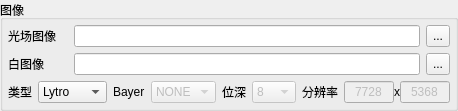
       <widget class="QGroupBox" name="groupBoxInfo">
        <property name="sizePolicy">
         <sizepolicy hsizetype="Minimum" vsizetype="Minimum">
          <horstretch>0</horstretch>
          <verstretch>0</verstretch>
         </sizepolicy>
        </property>
        <property name="title">
         <string>图像</string>
        </property>
        <layout class="QVBoxLayout" name="verticalLayout_5">
         <property name="leftMargin">
          <number>5</number>
         </property>
         <property name="topMargin">
          <number>5</number>
         </property>
         <property name="rightMargin">
          <number>5</number>
         </property>
         <property name="bottomMargin">
          <number>5</number>
         </property>
         <item>
          <layout class="QGridLayout" name="gridLayoutInfo" columnstretch="0,1,0">
           <property name="leftMargin">
            <number>0</number>
           </property>
           <property name="topMargin">
            <number>0</number>
           </property>
           <property name="rightMargin">
            <number>0</number>
           </property>
           <property name="bottomMargin">
            <number>0</number>
           </property>
           <item row="0" column="1">
            <widget class="QLineEdit" name="lineEditLFP">
             <property name="sizePolicy">
              <sizepolicy hsizetype="Minimum" vsizetype="Minimum">
               <horstretch>0</horstretch>
               <verstretch>0</verstretch>
              </sizepolicy>
             </property>
             <property name="readOnly">
              <bool>true</bool>
             </property>
            </widget>
           </item>
           <item row="1" column="0">
            <widget class="QLabel" name="labelWhite">
             <property name="sizePolicy">
              <sizepolicy hsizetype="Preferred" vsizetype="Minimum">
               <horstretch>0</horstretch>
               <verstretch>0</verstretch>
              </sizepolicy>
             </property>
             <property name="minimumSize">
              <size>
               <width>60</width>
               <height>0</height>
              </size>
             </property>
             <property name="maximumSize">
              <size>
               <width>16777215</width>
               <height>16777215</height>
              </size>
             </property>
             <property name="text">
              <string>白图像</string>
             </property>
            </widget>
           </item>
           <item row="0" column="0">
            <widget class="QLabel" name="labelLFP">
             <property name="sizePolicy">
              <sizepolicy hsizetype="Preferred" vsizetype="Minimum">
               <horstretch>0</horstretch>
               <verstretch>0</verstretch>
              </sizepolicy>
             </property>
             <property name="minimumSize">
              <size>
               <width>60</width>
               <height>0</height>
              </size>
             </property>
             <property name="maximumSize">
              <size>
               <width>16777215</width>
               <height>16777215</height>
              </size>
             </property>
             <property name="text">
              <string>光场图像</string>
             </property>
            </widget>
           </item>
           <item row="1" column="2">
            <widget class="QToolButton" name="toolButtonWhite">
             <property name="sizePolicy">
              <sizepolicy hsizetype="Fixed" vsizetype="Minimum">
               <horstretch>0</horstretch>
               <verstretch>0</verstretch>
              </sizepolicy>
             </property>
             <property name="text">
              <string>...</string>
             </property>
             <property name="popupMode">
              <enum>QToolButton::ToolButtonPopupMode::InstantPopup</enum>
             </property>
            </widget>
           </item>
           <item row="1" column="1">
            <widget class="QLineEdit" name="lineEditWhite">
             <property name="sizePolicy">
              <sizepolicy hsizetype="Minimum" vsizetype="Minimum">
               <horstretch>0</horstretch>
               <verstretch>0</verstretch>
              </sizepolicy>
             </property>
             <property name="readOnly">
              <bool>true</bool>
             </property>
            </widget>
           </item>
           <item row="0" column="2">
            <widget class="QToolButton" name="toolButtonLF">
             <property name="sizePolicy">
              <sizepolicy hsizetype="Fixed" vsizetype="Minimum">
               <horstretch>0</horstretch>
               <verstretch>0</verstretch>
              </sizepolicy>
             </property>
             <property name="text">
              <string>...</string>
             </property>
             <property name="popupMode">
              <enum>QToolButton::ToolButtonPopupMode::InstantPopup</enum>
             </property>
             <property name="toolButtonStyle">
              <enum>Qt::ToolButtonStyle::ToolButtonIconOnly</enum>
             </property>
            </widget>
           </item>
          </layout>
         </item>
         <item>
          <layout class="QHBoxLayout" name="horizontalLayoutInfo" stretch="0,0,0,0,0,0,0,0">
           <property name="leftMargin">
            <number>0</number>
           </property>
           <property name="topMargin">
            <number>0</number>
           </property>
           <property name="rightMargin">
            <number>0</number>
           </property>
           <property name="bottomMargin">
            <number>0</number>
           </property>
           <item>
            <widget class="QLabel" name="labelType">
             <property name="text">
              <string>类型</string>
             </property>
            </widget>
           </item>
           <item>
            <widget class="QComboBox" name="comboBoxType">
             <property name="sizePolicy">
              <sizepolicy hsizetype="Minimum" vsizetype="Minimum">
               <horstretch>0</horstretch>
               <verstretch>0</verstretch>
              </sizepolicy>
             </property>
             <property name="minimumSize">
              <size>
               <width>0</width>
               <height>0</height>
              </size>
             </property>
             <item>
              <property name="text">
               <string>Lytro</string>
              </property>
             </item>
             <item>
              <property name="text">
               <string>Raw</string>
              </property>
             </item>
             <item>
              <property name="text">
               <string>Normal</string>
              </property>
             </item>
            </widget>
           </item>
           <item>
            <widget class="QLabel" name="labelBayer">
             <property name="sizePolicy">
              <sizepolicy hsizetype="Minimum" vsizetype="Minimum">
               <horstretch>0</horstretch>
               <verstretch>0</verstretch>
              </sizepolicy>
             </property>
             <property name="text">
              <string>Bayer</string>
             </property>
            </widget>
           </item>
           <item>
            <widget class="QComboBox" name="comboBoxBayer">
             <property name="enabled">
              <bool>false</bool>
             </property>
             <property name="sizePolicy">
              <sizepolicy hsizetype="Minimum" vsizetype="Minimum">
               <horstretch>0</horstretch>
               <verstretch>0</verstretch>
              </sizepolicy>
             </property>
             <property name="minimumSize">
              <size>
               <width>0</width>
               <height>0</height>
              </size>
             </property>
             <property name="maximumSize">
              <size>
               <width>16777215</width>
               <height>16777215</height>
              </size>
             </property>
             <property name="editable">
              <bool>false</bool>
             </property>
             <item>
              <property name="text">
               <string>NONE</string>
              </property>
             </item>
             <item>
              <property name="text">
               <string>RGGB</string>
              </property>
             </item>
             <item>
              <property name="text">
               <string>GRBG</string>
              </property>
             </item>
             <item>
              <property name="text">
               <string>GBRG</string>
              </property>
             </item>
             <item>
              <property name="text">
               <string>BGGR</string>
              </property>
             </item>
            </widget>
           </item>
           <item>
            <widget class="QLabel" name="labelBit">
             <property name="sizePolicy">
              <sizepolicy hsizetype="Minimum" vsizetype="Minimum">
               <horstretch>0</horstretch>
               <verstretch>0</verstretch>
              </sizepolicy>
             </property>
             <property name="text">
              <string>位深</string>
             </property>
             <property name="alignment">
              <set>Qt::AlignmentFlag::AlignLeading|Qt::AlignmentFlag::AlignLeft|Qt::AlignmentFlag::AlignVCenter</set>
             </property>
            </widget>
           </item>
           <item>
            <widget class="QComboBox" name="comboBoxBit">
             <property name="enabled">
              <bool>false</bool>
             </property>
             <property name="sizePolicy">
              <sizepolicy hsizetype="Minimum" vsizetype="Minimum">
               <horstretch>0</horstretch>
               <verstretch>0</verstretch>
              </sizepolicy>
             </property>
             <property name="minimumSize">
              <size>
               <width>0</width>
               <height>0</height>
              </size>
             </property>
             <property name="maximumSize">
              <size>
               <width>16777215</width>
               <height>16777215</height>
              </size>
             </property>
             <item>
              <property name="text">
               <string>8</string>
              </property>
             </item>
             <item>
              <property name="text">
               <string>10</string>
              </property>
             </item>
            </widget>
           </item>
           <item>
            <widget class="QLabel" name="labelResText">
             <property name="sizePolicy">
              <sizepolicy hsizetype="Minimum" vsizetype="Minimum">
               <horstretch>0</horstretch>
               <verstretch>0</verstretch>
              </sizepolicy>
             </property>
             <property name="text">
              <string>分辨率</string>
             </property>
            </widget>
           </item>
           <item>
            <layout class="QHBoxLayout" name="horizontalLayoutRes">
             <property name="spacing">
              <number>0</number>
             </property>
             <property name="rightMargin">
              <number>0</number>
             </property>
             <item>
              <widget class="QLineEdit" name="lineEditWidth">
               <property name="enabled">
                <bool>false</bool>
               </property>
               <property name="maximumSize">
                <size>
                 <width>50</width>
                 <height>16777215</height>
                </size>
               </property>
               <property name="text">
                <string>7728</string>
               </property>
               <property name="alignment">
                <set>Qt::AlignmentFlag::AlignCenter</set>
               </property>
              </widget>
             </item>
             <item>
              <widget class="QLabel" name="labelX">
               <property name="sizePolicy">
                <sizepolicy hsizetype="Fixed" vsizetype="Preferred">
                 <horstretch>0</horstretch>
                 <verstretch>0</verstretch>
                </sizepolicy>
               </property>
               <property name="text">
                <string>x</string>
               </property>
              </widget>
             </item>
             <item>
              <widget class="QLineEdit" name="lineEditHeight">
               <property name="enabled">
                <bool>false</bool>
               </property>
               <property name="maximumSize">
                <size>
                 <width>50</width>
                 <height>16777215</height>
                </size>
               </property>
               <property name="text">
                <string>5368</string>
               </property>
               <property name="alignment">
                <set>Qt::AlignmentFlag::AlignCenter</set>
               </property>
              </widget>
             </item>
            </layout>
           </item>
          </layout>
         </item>
        </layout>
       </widget>
